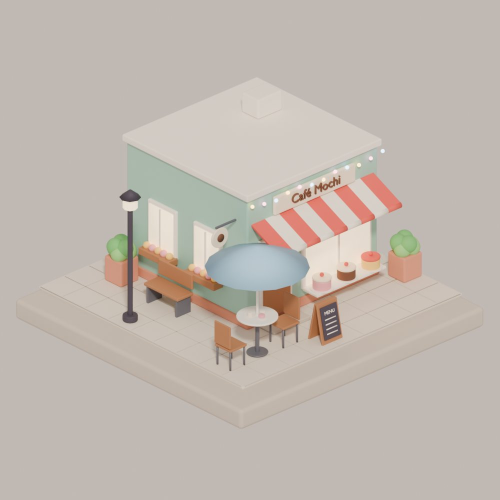
#> input picture examples/renders/cafe.jpg, 1000 x 1000 px (shown at 1/2 size)
$ python -i present.py   (imports and definitions only)
#> lines starting #> are read from the running program, lines starting #| are printed output that depends on the picture; after the words box and inside, x2 and y2 are one past the last pixel; in counts of white or black regions, pixels touching at a corner belong together
"""Make a set of renders look like one set: same canvas size, subject centred at the same scale.

Needs Pillow (`pip install pillow`); it does not need bpy.

    python -m blender_qa frame out_dir a.png b.png c.png --size 1600x1200 --fill 0.88
    python -m blender_qa frame out_dir day.png night.png snow.png --box-from day.png   # variants of one camera
"""
from PIL import Image, ImageChops, ImageFilter


def subject_box(img, threshold=6, despeckle=7, main_only=False):
    """Bounding box of everything that differs from the corner (background) colour.
    `despeckle` removes isolated dots (stars, snowflakes) before measuring.
    `main_only` keeps just the largest connected blob — the island with its waterfall — and leaves out
    separate things floating around it (clouds, a balloon, the moon)."""
    bg = img.getpixel((3, 3))
    diff = ImageChops.difference(img, Image.new("RGB", img.size, bg)).convert("L")
    mask = diff.point(lambda v: 255 if v > threshold else 0)
    if despeckle:
        mask = mask.filter(ImageFilter.MinFilter(despeckle))
    if main_only:
        return _largest_blob_box(mask) or mask.getbbox() or (0, 0, img.width, img.height)
    return mask.getbbox() or (0, 0, img.width, img.height)


def _largest_blob_box(mask, step=4):
    """Bounding box (full-resolution coords) of the largest 4-connected blob, found on a downsampled grid."""
    from collections import deque
    import numpy as np
    small = np.asarray(mask.resize((max(1, mask.width // step), max(1, mask.height // step)), Image.NEAREST)) > 0
    h, w = small.shape
    seen = np.zeros_like(small)
    best, best_box = 0, None
    for y0 in range(h):
        for x0 in range(w):
            if not small[y0, x0] or seen[y0, x0]:
                continue
            q = deque([(y0, x0)]); seen[y0, x0] = True
            n, ys, xs = 0, [y0, y0], [x0, x0]
            while q:
                y, x = q.popleft(); n += 1
                ys[0] = min(ys[0], y); ys[1] = max(ys[1], y); xs[0] = min(xs[0], x); xs[1] = max(xs[1], x)
                for yy, xx in ((y - 1, x), (y + 1, x), (y, x - 1), (y, x + 1)):
                    if 0 <= yy < h and 0 <= xx < w and small[yy, xx] and not seen[yy, xx]:
                        seen[yy, xx] = True; q.append((yy, xx))
            if n > best:
                best, best_box = n, (xs[0] * step, ys[0] * step, (xs[1] + 1) * step, (ys[1] + 1) * step)
    return best_box


def _place(img, ox, oy, W, H):
    """Put `img` at (ox, oy) on a WxH canvas. The background around it is estimated per row (median of
    the image's leftmost and rightmost strips), so flat and vertical-gradient skies continue seamlessly
    and nothing touching the border gets smeared outward."""
    import numpy as np
    a = np.asarray(img)
    h, w = a.shape[:2]
    k = max(2, w // 25)
    rows = np.median(np.concatenate([a[:, :k], a[:, -k:]], axis=1), axis=1)       # (h, 3) background per row
    # smooth over neighbouring rows: a cloud or star touching the border only spans a few rows,
    # while real background gradients change slowly
    win = max(3, h // 6)
    padded = np.pad(rows, ((win // 2, win - 1 - win // 2), (0, 0)), mode="edge")
    rows = np.stack([np.median(padded[i:i + win], axis=0) for i in range(h)])
    src = np.clip(np.arange(H) - oy, 0, h - 1)
    canvas = np.repeat(rows[src][:, None, :], W, axis=1).astype(np.uint8)
    cx0, cy0 = max(0, -ox), max(0, -oy)
    cx1, cy1 = min(w, W - ox), min(h, H - oy)
    canvas[max(0, oy):max(0, oy) + (cy1 - cy0), max(0, ox):max(0, ox) + (cx1 - cx0)] = a[cy0:cy1, cx0:cx1]
    return Image.fromarray(canvas)


def frame(src, dst, size=(1600, 1200), fill=0.88, box=None, margin=0.02, quality=88):
    """Scale `src` so its subject fills `fill` of the canvas and centre it; the margin continues the image's
    own background. Pass `box` to reuse one subject box for several renders of the same shot."""
#> called with src = '../examples/renders/cafe.jpg', dst = 'out.png', size = (1600, 1200), fill = 0.88, margin = 0.02, quality = 88
    img = Image.open(src).convert("RGB")
#> img is the input picture: PIL image 1000x1000 RGB; mean R, G, B 192.1, 183.3, 175.3
    W, H = size
    x0, y0, x1, y1 = box or subject_box(img)
#> in subject_box, `bg = img.getpixel((3, 3))`: bg = (192, 185, 179)
#> in subject_box, `diff = ImageChops.difference(img, Image.new("RGB", img.size, bg)).conv..`:
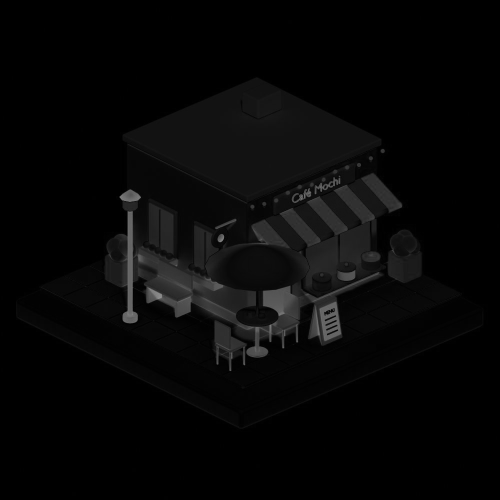
#> diff: PIL image 1000x1000 L (shown at 1/2 size); min 0, max 152, mean 7.1
#> in subject_box, `mask = diff.point(lambda v: 255 if v > threshold else 0)`:
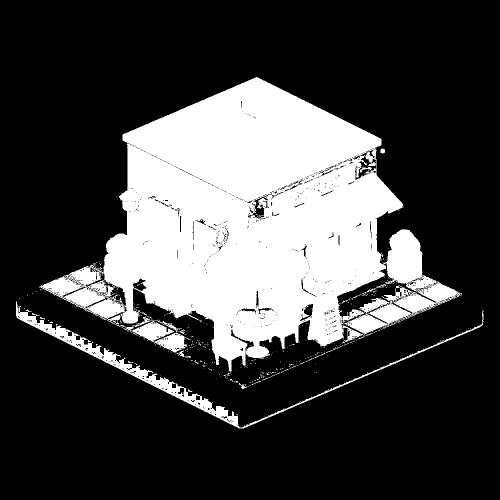
#> mask: PIL image 1000x1000 L (shown at 1/2 size); 26.4% white; 405 white regions (381 under 20 px), largest, box (x1, y1, x2, y2) and area: (79, 154, 924, 746) 247520, (32, 603, 967, 857) 11046, (243, 634, 382, 706) 3398
#> in subject_box, `mask = mask.filter(ImageFilter.MinFilter(despeckle))`:
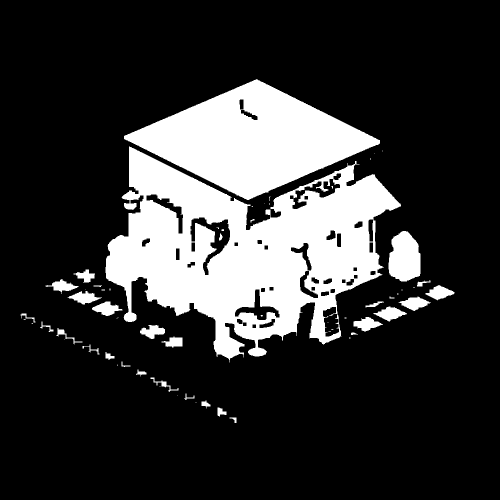
#> mask: PIL image 1000x1000 L (shown at 1/2 size); 20.5% white; 62 white regions (30 under 20 px), largest, box (x1, y1, x2, y2) and area: (211, 293, 802, 725) 126398, (248, 158, 760, 400) 63163, (777, 462, 841, 563) 5083
#> x0 = 41; y0 = 158; x1 = 909; y1 = 846
    pad = round(margin * max(x1 - x0, y1 - y0))
#> pad = 17
    x0, y0, x1, y1 = x0 - pad, y0 - pad, x1 + pad, y1 + pad
#> x0 = 24; y0 = 141; x1 = 926; y1 = 863
    s = min(W * fill / (x1 - x0), H * fill / (y1 - y0))
#> s = 1.46
    big = img.resize((round(img.width * s), round(img.height * s)), Image.LANCZOS)
    ox, oy = round(W / 2 - (x0 + x1) / 2 * s), round(H / 2 - (y0 + y1) / 2 * s)
#> ox = 105; oy = -134
    out = _place(big, ox, oy, W, H)
#> in _place, `rows = np.median(np.concatenate([a[:, :k], a[:, -k:]], axis=1), axis=1)`: rows = 1463 rows, first 8: [192, 185, 179], [192, 185, 179], [192, 185, 179], [192, 185, 179], [192, 185, 179], [192, 185, 179], [192, 185, 179], [192, 185, 179]
#> in _place, `padded = np.pad(rows, ((win // 2, win - 1 - win // 2), (0, 0)), mode="..`: padded = 1705 rows, first 8: [192, 185, 179], [192, 185, 179], [192, 185, 179], [192, 185, 179], [192, 185, 179], [192, 185, 179], [192, 185, 179], [192, 185, 179]
#> in _place, `src = np.clip(np.arange(H) - oy, 0, h - 1)`: src = 1200 values from 134 to 1333
#> in _place, `canvas = np.repeat(rows[src][:, None, :], W, axis=1).astype(np.uint8)`:
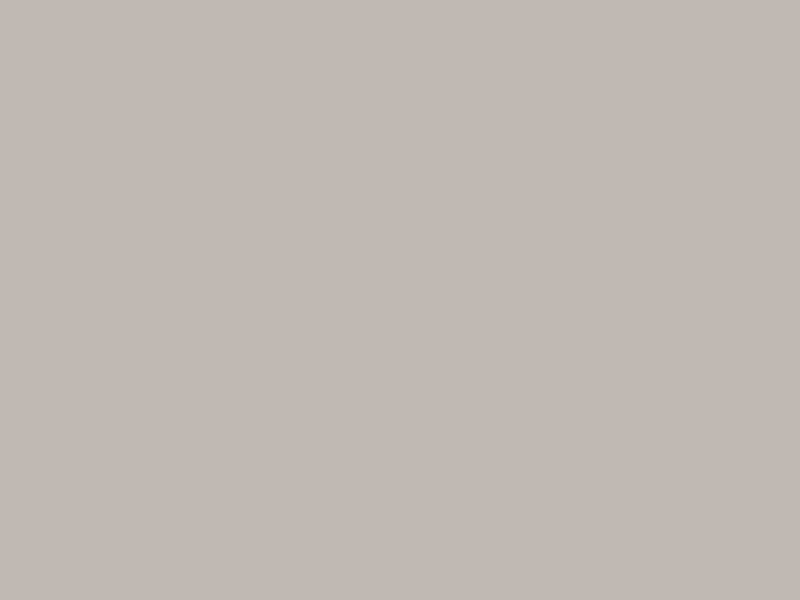
#> canvas: shape (1200, 1600, 3) (shown at 1/2 size); mean of channels 0, 1, 2 192, 185, 179; drawn as R, G, B
#> in _place, `cx0, cy0 = max(0, -ox), max(0, -oy)`: cx0 = 0; cy0 = 134
#> in _place, `cx1, cy1 = min(w, W - ox), min(h, H - oy)`: cx1 = 1463; cy1 = 1334
#> in _place, `canvas[max(0, oy):max(0, oy) + (cy1 - cy0), max(0, ox):max(0, ox) + (c..`:
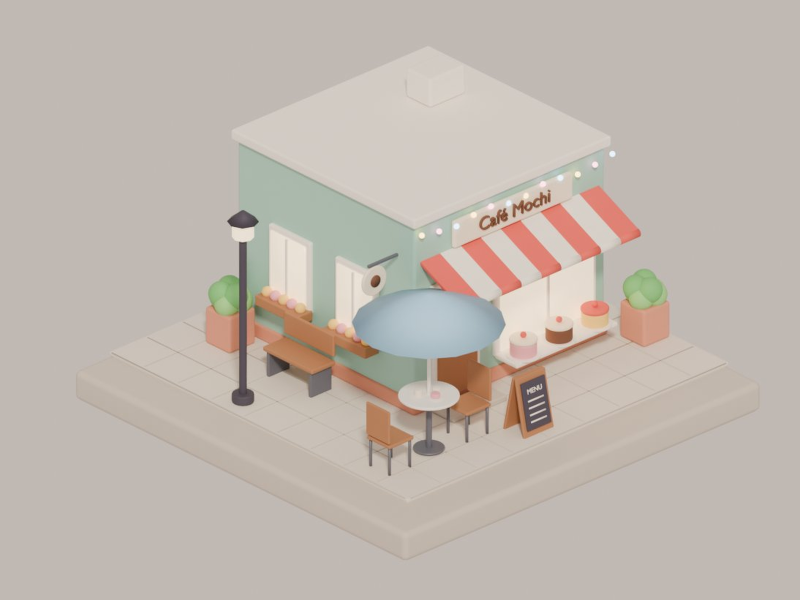
#> canvas: shape (1200, 1600, 3) (shown at 1/2 size); mean of channels 0, 1, 2 192.1, 183.1, 174.9; drawn as R, G, B
    if dst.lower().endswith((".jpg", ".jpeg")):
        out.save(dst, quality=quality)
    else:
        out.save(dst)
    return dst

>>> result = frame('../examples/renders/cafe.jpg', 'out.png')

$ run again, on examples/renders/home_ground.jpg
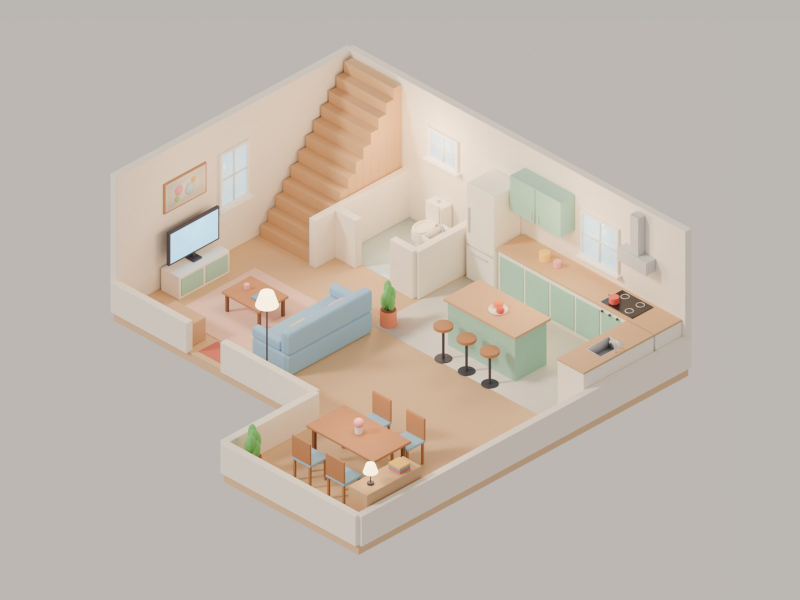
#> input picture examples/renders/home_ground.jpg, 1600 x 1200 px (shown at 1/2 size)
#> in frame, img is the input picture: PIL image 1600x1200 RGB; mean R, G, B 192.6, 183.2, 173.9
#> bg = (186, 183, 178)
#> in subject_box, `mask = diff.point(lambda v: 255 if v > threshold else 0)`:
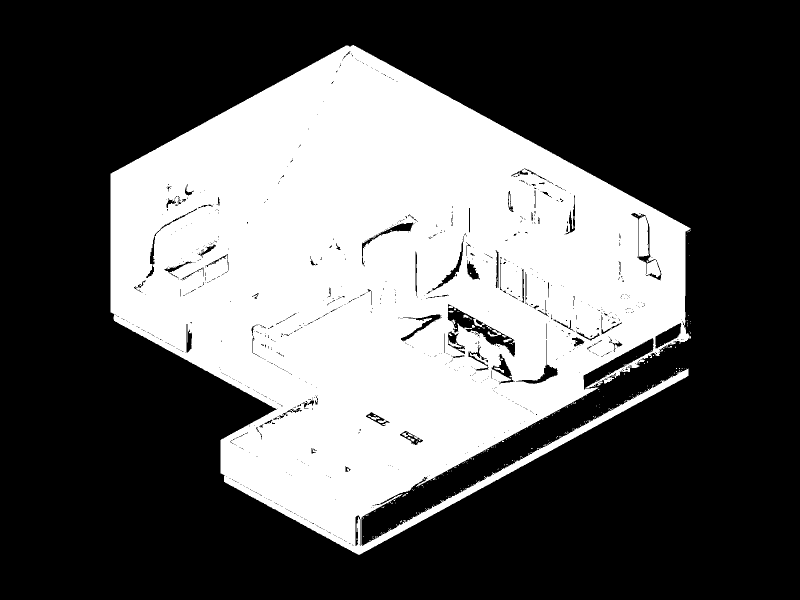
#> mask: PIL image 1600x1200 L (shown at 1/2 size); 36.2% white; 291 white regions (278 under 20 px), largest, box (x1, y1, x2, y2) and area: (221, 90, 1382, 1110) 693690, (897, 675, 924, 695) 142, (804, 865, 827, 874) 87
#> in subject_box, `mask = mask.filter(ImageFilter.MinFilter(despeckle))`:
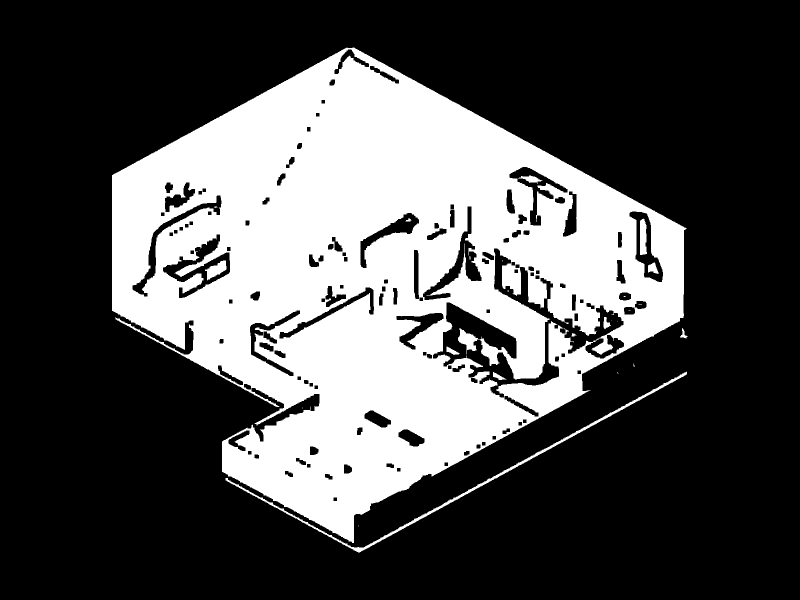
#> mask: PIL image 1600x1200 L (shown at 1/2 size); 31.6% white; 27 white regions (15 under 20 px), largest, box (x1, y1, x2, y2) and area: (224, 95, 1374, 1086) 598198, (451, 743, 1374, 1105) 5162, (1280, 437, 1294, 510) 865
#> in frame, `x0, y0, x1, y1 = box or subject_box(img)`: x0 = 224; y0 = 95; x1 = 1375; y1 = 1105
#> pad = 23
#> in frame, `x0, y0, x1, y1 = x0 - pad, y0 - pad, x1 + pad, y1 + pad`: x0 = 201; y0 = 72; x1 = 1398; y1 = 1128
#> s = 1
#> ox = 0
#> rows = 1200 rows, first 8: [186, 183, 178], [186, 183, 178], [186, 183, 178], [186, 183, 178], [186, 183, 178], [186, 183, 178], [186, 183, 178], [186, 183, 178]
#> padded = 1399 rows, first 8: [186, 183, 178], [186, 183, 178], [186, 183, 178], [186, 183, 178], [186, 183, 178], [186, 183, 178], [186, 183, 178], [186, 183, 178]
#> src = 1200 values from 0 to 1199
#> cx0 = 0
#> cx1 = 1600; cy1 = 1200

$ run again, on examples/renders/home_upper.jpg
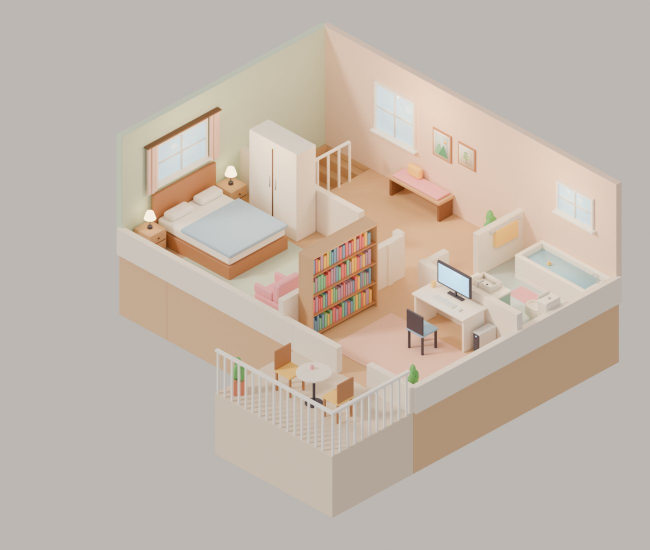
#> input picture examples/renders/home_upper.jpg, 1300 x 1100 px (shown at 1/2 size)
#> in frame, img is the input picture: PIL image 1300x1100 RGB; mean R, G, B 193.5, 182, 171.7
#> bg = (188, 183, 179)
#> in subject_box, `mask = mask.filter(ImageFilter.MinFilter(despeckle))`:
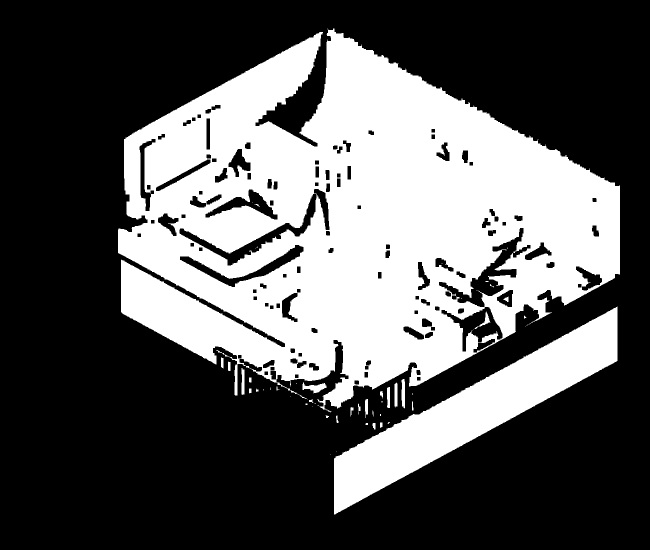
#> mask: PIL image 1300x1100 L (shown at 1/2 size); 35.7% white; 58 white regions (32 under 20 px), largest, box (x1, y1, x2, y2) and area: (236, 57, 1240, 825) 444241, (668, 613, 1235, 1029) 62558, (605, 765, 653, 787) 523
#> in frame, `x0, y0, x1, y1 = box or subject_box(img)`: x0 = 236; y0 = 57; x1 = 1240; y1 = 1029
#> pad = 20
#> in frame, `x0, y0, x1, y1 = x0 - pad, y0 - pad, x1 + pad, y1 + pad`: x0 = 216; y0 = 37; x1 = 1260; y1 = 1049
#> s = 1.04
#> ox = 30; oy = 33
#> rows = 1148 rows, first 8: [188, 183, 179], [188, 183, 179], [188, 183, 179], [188, 183, 179], [188, 183, 179], [188, 183, 179], [188, 183, 179], [188, 183, 179]
#> padded = 1338 rows, first 8: [188, 183, 179], [188, 183, 179], [188, 183, 179], [188, 183, 179], [188, 183, 179], [188, 183, 179], [188, 183, 179], [188, 183, 179]
#> src = 1200 values from 0 to 1147
#> cx0 = 0
#> cx1 = 1357; cy1 = 1148
#> in _place, `canvas[max(0, oy):max(0, oy) + (cy1 - cy0), max(0, ox):max(0, ox) + (c..`:
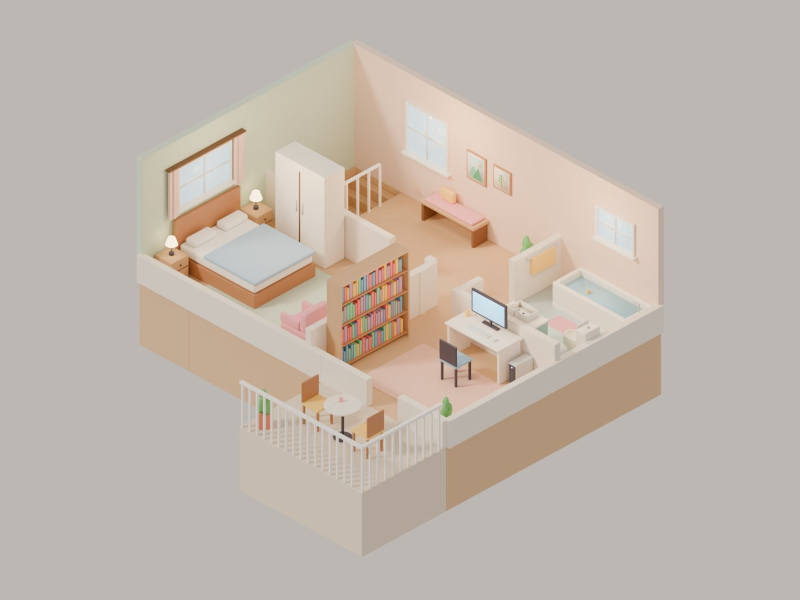
#> canvas: shape (1200, 1600, 3) (shown at 1/2 size); mean of channels 0, 1, 2 192.5, 182.2, 173.1; drawn as R, G, B

$ run again, on examples/renders/house.jpg
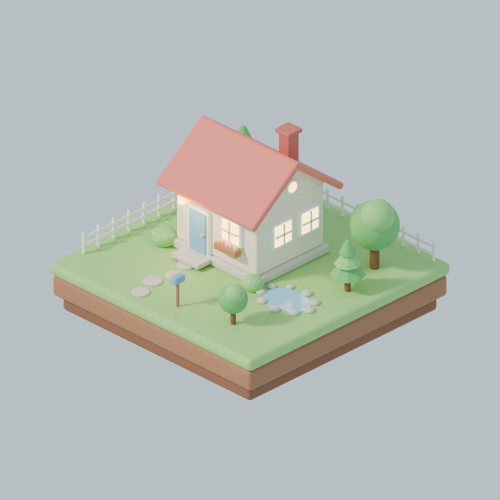
#> input picture examples/renders/house.jpg, 1000 x 1000 px (shown at 1/2 size)
#> in frame, img is the input picture: PIL image 1000x1000 RGB; mean R, G, B 180.4, 186, 181.2
#> bg = (183, 191, 194)
#> in subject_box, `mask = mask.filter(ImageFilter.MinFilter(despeckle))`:
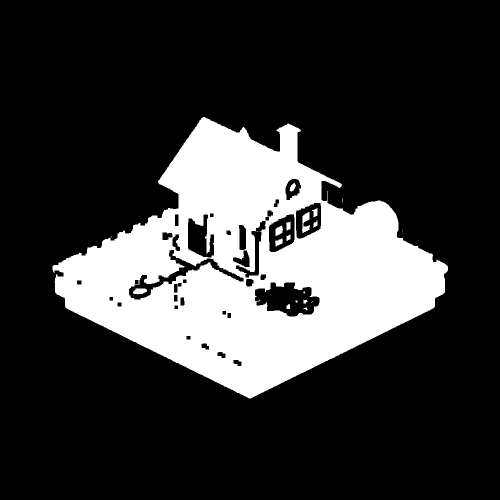
#> mask: PIL image 1000x1000 L (shown at 1/2 size); 22% white; 22 white regions (9 under 20 px), largest, box (x1, y1, x2, y2) and area: (105, 234, 896, 797) 218096, (604, 424, 620, 466) 378, (266, 577, 294, 589) 256
#> in frame, `x0, y0, x1, y1 = box or subject_box(img)`: x0 = 105; y0 = 234; x1 = 896; y1 = 797
#> pad = 16
#> in frame, `x0, y0, x1, y1 = x0 - pad, y0 - pad, x1 + pad, y1 + pad`: x0 = 89; y0 = 218; x1 = 912; y1 = 813
#> s = 1.71
#> ox = -56; oy = -282
#> rows = 1711 rows, first 8: [183, 191, 194], [183, 191, 194], [183, 191, 194], [183, 191, 194], [183, 191, 194], [183, 191, 194], [183, 191, 194], [183, 191, 194]
#> padded = 1995 rows, first 8: [183, 191, 194], [183, 191, 194], [183, 191, 194], [183, 191, 194], [183, 191, 194], [183, 191, 194], [183, 191, 194], [183, 191, 194]
#> src = 1200 values from 282 to 1481
#> cx0 = 56; cy0 = 282
#> cx1 = 1656; cy1 = 1482
#> in _place, `canvas[max(0, oy):max(0, oy) + (cy1 - cy0), max(0, ox):max(0, ox) + (c..`:
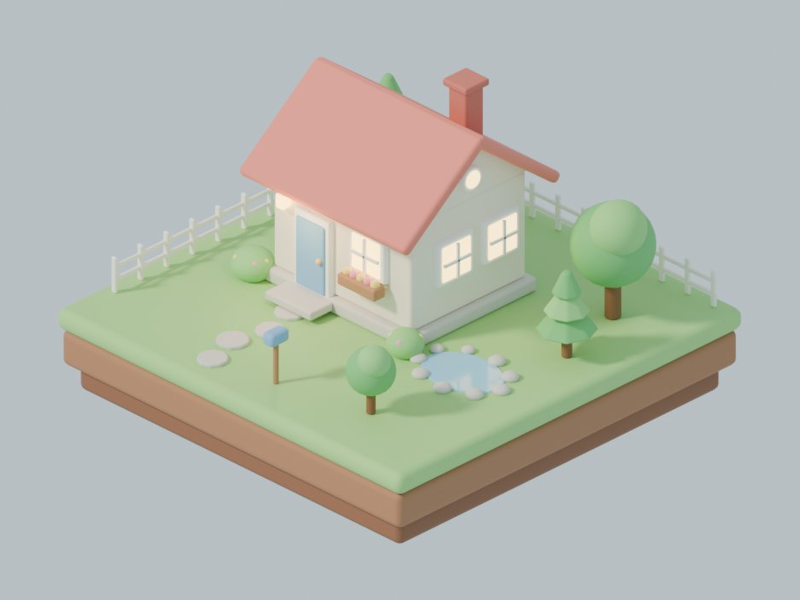
#> canvas: shape (1200, 1600, 3) (shown at 1/2 size); mean of channels 0, 1, 2 179.1, 183.4, 174.5; drawn as R, G, B
